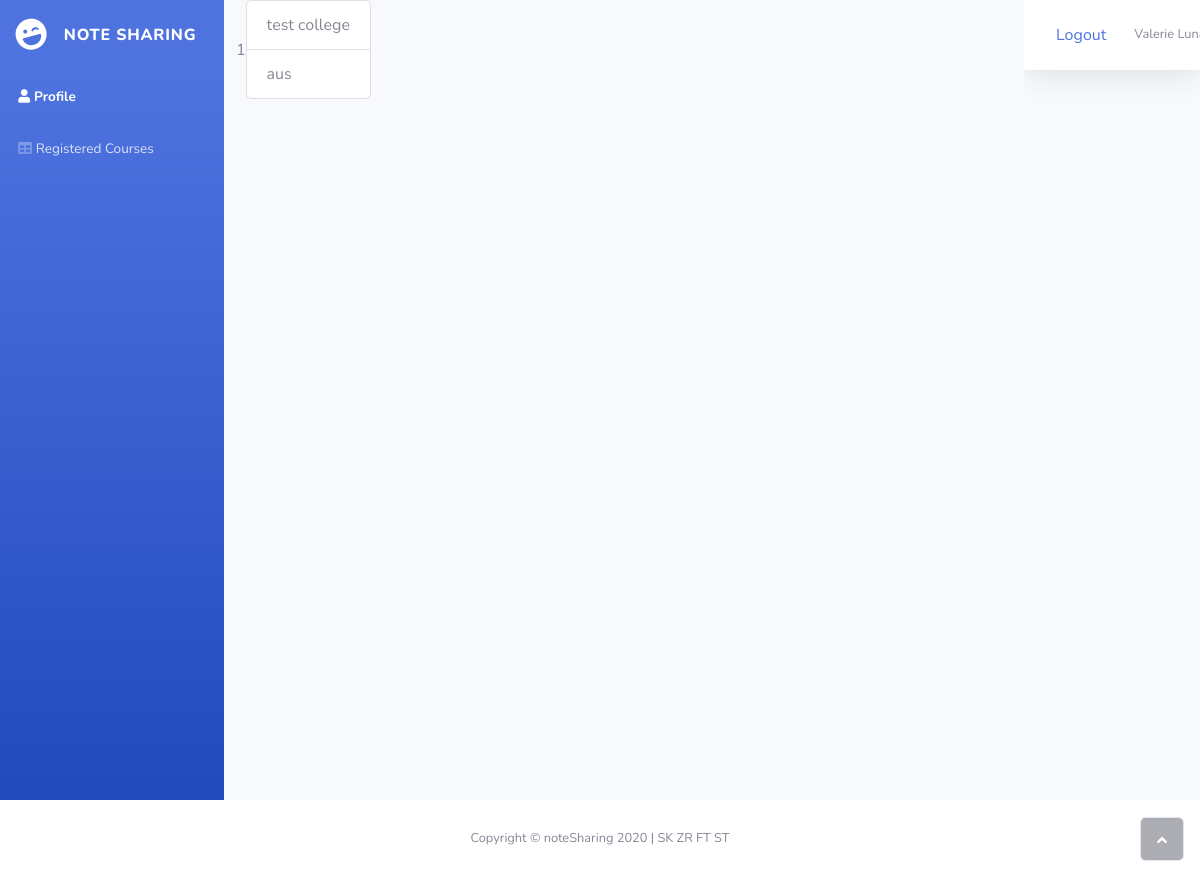
The app's page /profile (signed in), older data.
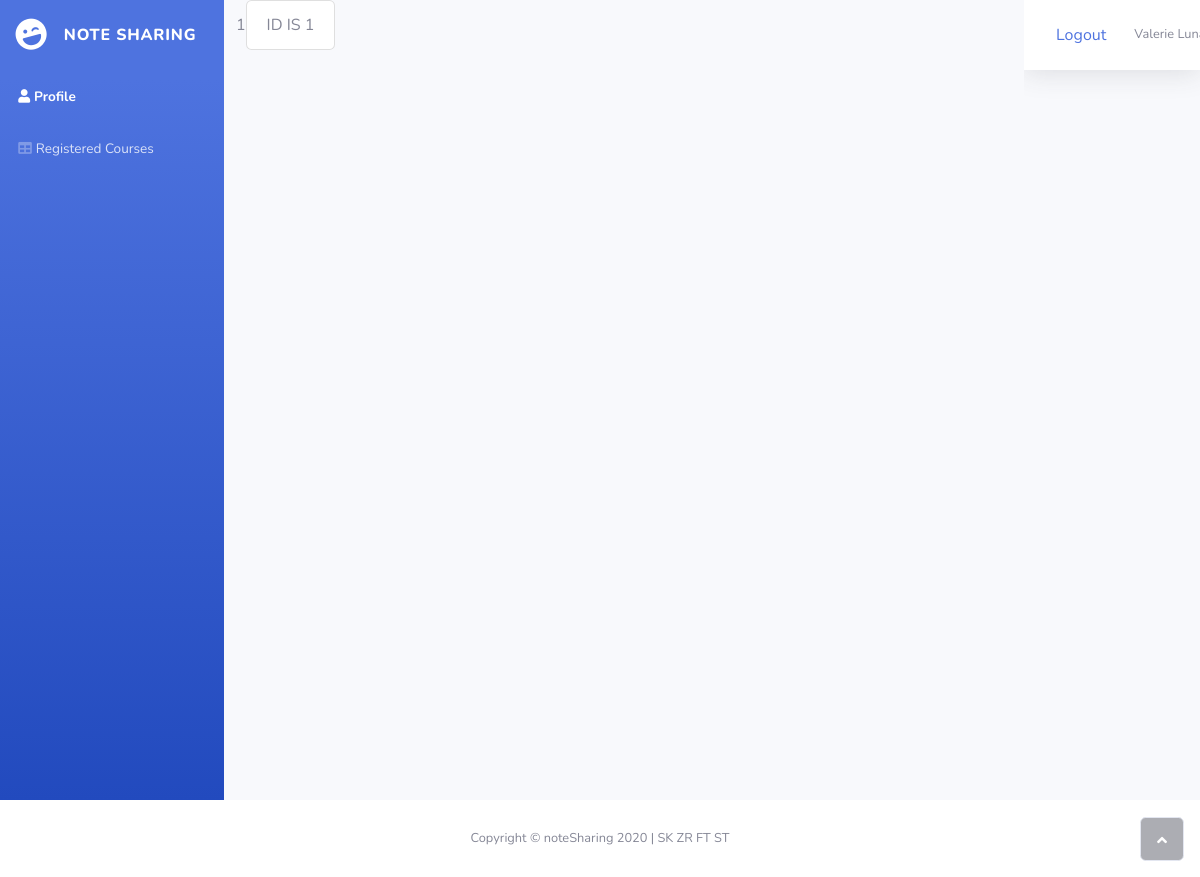
The same page, newer data.
### swe_project/models.py (models this page shows)
class User(db.Model,UserMixin):
    id=db.Column(db.Integer, primary_key=True)
    password=db.Column(db.String(150),nullable=False)
    email=db.Column(db.String(40),nullable=False,unique=True)
    university_id=db.Column(db.Integer,db.ForeignKey('university.id'),nullable=False)
    st_fa=db.Column(db.Boolean,nullable=False) #True if Faculty
    uni_admin_check=db.Column(db.Boolean,nullable=False)#True if Uniadmin

class University(db.Model):
    id=db.Column(db.Integer,primary_key=True)
    name=db.Column(db.String(40),nullable=False,unique=True)
    country=db.Column(db.String(40),nullable=False)

### swe_project/routes.py (the view)
@app.route("/profile", methods=['GET','POST'])
@login_required
def profile():
    return render_template('profile.html',University=University)

### swe_project/models.py (called while the page is built)
@login_manager.user_loader
def load_user(user_id):
    return User.query.get(int(user_id))

### swe_project/templates/profile.html (shortened to what this page needs)
<!DOCTYPE html>
<html>
<head>
    <link rel="stylesheet" href="static/assets/bootstrap/css/bootstrap.min.css">
    <link rel="stylesheet" href="static/assets/fonts/fontawesome-all.min.css">
</head>
<body id="page-top">
    <div id="wrapper">
        <nav class="navbar navbar-dark align-items-start sidebar sidebar-dark accordion bg-gradient-primary p-0">
            <div class="container-fluid d-flex flex-column p-0">
                <a class="navbar-brand d-flex justify-content-center align-items-center sidebar-brand m-0" href="#">
                    <div class="sidebar-brand-icon rotate-n-15"><i class="fas fa-laugh-wink"></i></div>
                    <div class="sidebar-brand-text mx-3"><span>Note Sharing</span></div>
                </a>
                <ul class="nav navbar-nav text-light" id="accordionSidebar">
                    <li class="nav-item" role="presentation"><a class="nav-link active" href="{{url_for('profile')}}"><i class="fas fa-user"></i><span>Profile</span></a></li>
                    <li class="nav-item" role="presentation"><a class="nav-link" href="{{url_for('registeredcourses')}}"><i class="fas fa-table"></i><span>Registered Courses</span></a></li>
                </ul>
            </div>
        </nav>
        <div class="container align-items-center col-sm-8 bg-gradient-white" id="content-wrapper">
            <div class="row align-items-center">
                {{current_user.id}}
                    <ul class="list-group">
                    {%for uni in University.query.all()%}
                     <li class="list-group-item">{{uni.name}}</li>
                    {%endfor%}
                    </ul>
            </div>
            </div>
        <div class="d-flex flex-column" id="content-wrapper">
            <div id="content">
                <nav class="navbar navbar-light navbar-expand bg-white shadow mb-4 topbar static-top">
                        <a class="nav-item nav-link" href="{{ url_for('logout') }}">Logout</a>
                      <div class="nav-item dropdown no-arrow"><a class="dropdown-toggle nav-link" data-toggle="dropdown" aria-expanded="false" href="#"><span class="d-none d-lg-inline mr-2 text-gray-600 small">Valerie Luna</span></a>
                      </div>
                    </nav>
                    </div>
            </div>
            </div>
        <footer class="bg-white sticky-footer">
            <div class="container my-auto">
                <div class="text-center my-auto copyright"><span>Copyright © noteSharing 2020 | SK ZR FT ST</span></div>
            </div>
        </footer>
    </div><a class="border rounded d-inline scroll-to-top" href="#page-top"><i class="fas fa-angle-up"></i></a></div>
</body>
</html>

Row changes from the older to the newer data that the page shows:
removed University: name "test college"
removed University: name "aus"
added University: name "ID IS 1"
